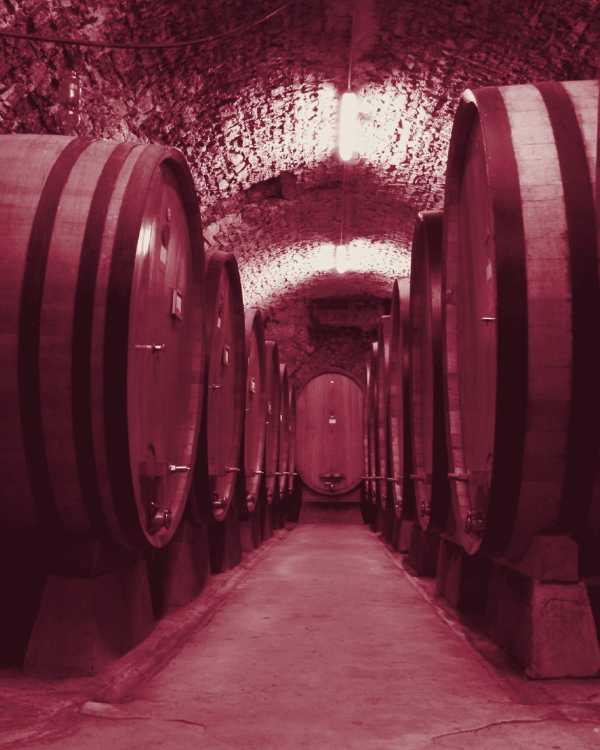
#> input picture assets/img/barricas.jpg, 1200 x 1500 px, given in place of dz6-0556-a-sleek-wine-rack-showcasing.jpg, which was not available (shown at 1/2 size)
$ python fotos.py ../assets/img/barricas.jpg ../assets/img/cafayate.jpg
#> lines starting #> are read from the running program, lines starting #| are printed output that depends on the picture
# Pasa todas las fotos a duotono con el color de la vinoteca (Receta Corrado: misma serie de color).
# Uso: python -I _build/fotos.py [#oscuro] [#claro]   (por defecto, bordó y papel de la demo)
# Para una vinoteca nueva: poner SUS fotos en assets/raw/ con los mismos nombres de destino (o editar MAPA).
import sys
from pathlib import Path
from PIL import Image, ImageOps, ImageEnhance
R = Path(__file__).resolve().parent.parent
DARK = sys.argv[1] if len(sys.argv) > 1 else '#2a0c15'
MID = '#8c2a40'
LIGHT = sys.argv[2] if len(sys.argv) > 2 else '#ece5da'
# destino: (origen, ancho, alto, foco x, foco y)
MAPA = {
 'estante':   ('dz6-0556-a-sleek-wine-rack-showcasing.jpg', 1200, 1500, .55, .5),
 'barricas':  ('large-botti-size-oak-barrels-in-chianti.jpg', 1200, 1500, .5, .5),
 'copa':      ('wine-being-poured-into-a-glass.jpg', 1200, 1500, .42, .5),
 'corchos':   ('wine-corks-in-variety-rostov-on-don.jpg', 1200, 1500, .5, .5),
 'semana':    ('dz6-0556-a-sleek-wine-rack-showcasing.jpg', 1100, 1100, .3, .5),
 'regalo':    ('packaging-a-wine-bottle-with-wood-wool.jpg', 1400, 1050, .5, .5),
 'envio':     ('packaging-fragile-items-for-delivery.jpg', 1000, 1250, .45, .5),
 'calle':     ('recoleta-street-buenos-aires-6479490213.jpg', 1000, 1250, .5, .5),
 'maridaje':  ('la-provoleta-dorada-servida-en-su-punto.jpg', 1400, 1050, .5, .5),
 'caja':      ('wine-corks-in-variety-rostov-on-don.jpg', 1400, 1050, .5, .5),
 'uco':       ('distrito-de-uco-09951.jpg', 900, 900, .5, .5),
 'lujan':     ('cepa-malbec-en-la-plaza-de-lujan.jpg', 900, 900, .5, .45),
 'maipu':     ('vineyard-in-mendoza-argentina.jpg', 900, 900, .5, .5),
 'andes':     ('vineyards-below-the-andes.jpg', 900, 900, .5, .5),
 'cafayate':  ('wine-and-the-mountains-in-cafayate.jpg', 900, 900, .5, .5),
 'colome':    ('en-la-bodega-colome.jpg', 900, 900, .5, .5),
 'espumante': ('bottles-in-riddling-rack.jpg', 900, 900, .35, .5),
 'barrica-sq':('large-botti-size-oak-barrels-in-chianti.jpg', 900, 900, .5, .5),
 'faq':       ('large-botti-size-oak-barrels-in-chianti.jpg', 1050, 1400, .3, .5),
 'faq-sq':    ('packaging-a-wine-bottle-with-wood-wool.jpg', 700, 700, .62, .5),
}
out = R / 'assets' / 'img'; out.mkdir(parents=True, exist_ok=True)
for dst, (src, w, h, fx, fy) in MAPA.items():
    im = Image.open(R / 'assets' / 'raw' / src).convert('L')
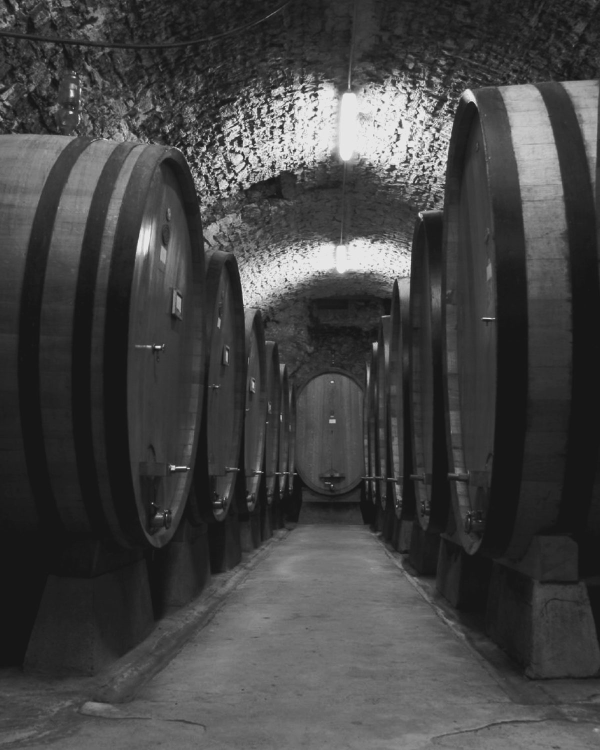
#> im: PIL image 1200x1500 L (shown at 1/2 size); min 14, max 245, mean 68.3
    im = ImageOps.fit(im, (w, h), Image.LANCZOS, centering=(fx, fy))
    im = ImageOps.autocontrast(im, cutoff=1)
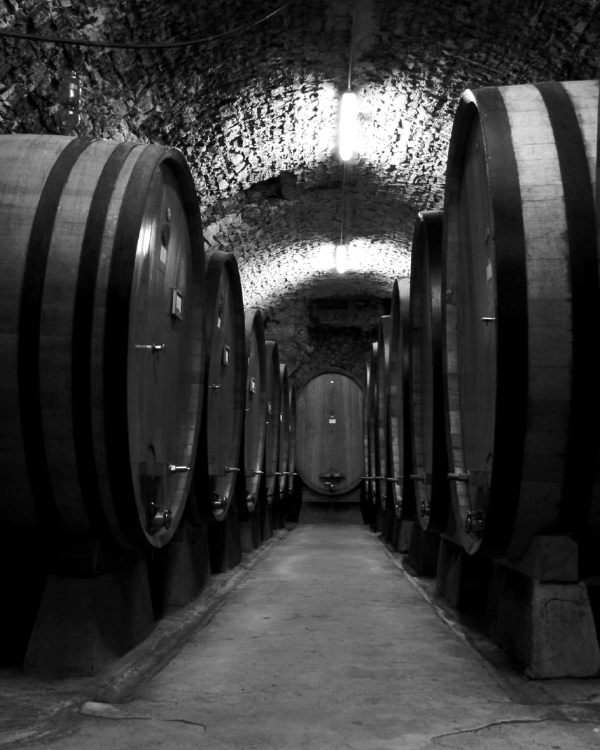
#> im: PIL image 1200x1500 L (shown at 1/2 size); min 0, max 255, mean 56.3
    im = ImageEnhance.Contrast(im).enhance(1.08)
#> (the run stopped early here; a loop or call above may not have finished)

$ run again, on assets/img/cafayate.jpg
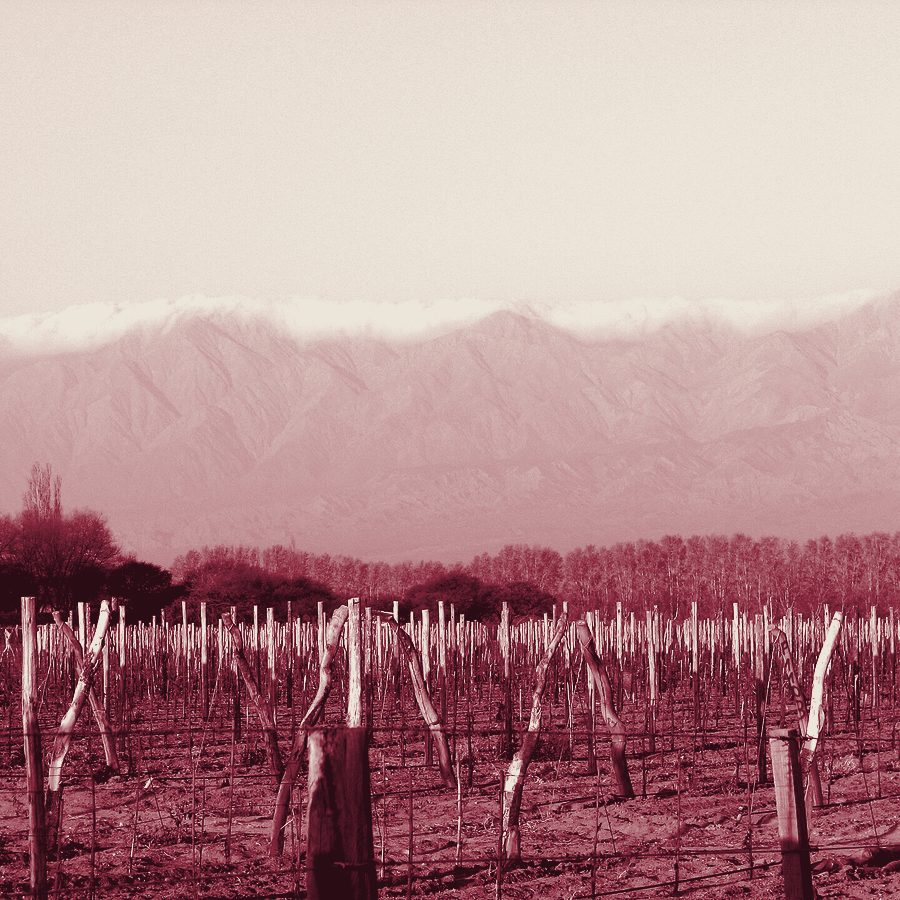
#> input picture assets/img/cafayate.jpg, 900 x 900 px, given in place of dz6-0556-a-sleek-wine-rack-showcasing.jpg, which was not available
#> `im = ImageOps.fit(im, (w, h), Image.LANCZOS, centering=(fx, fy))`:
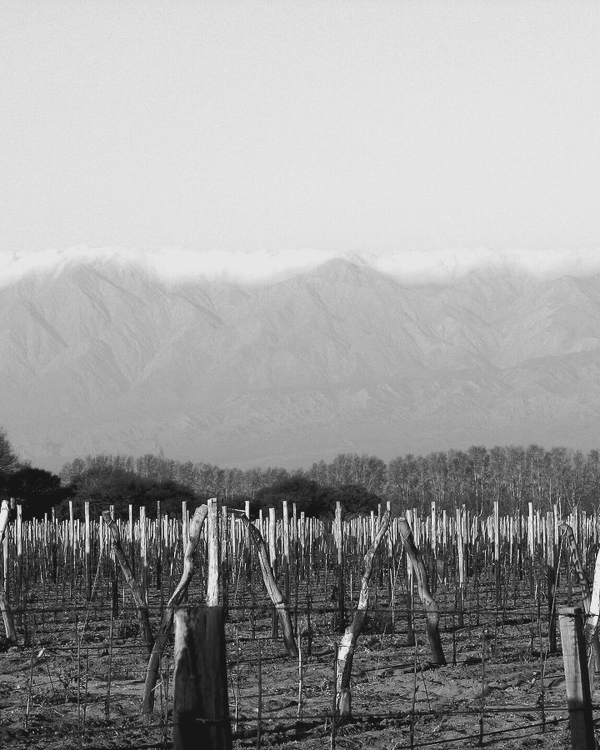
#> im: PIL image 1200x1500 L (shown at 1/2 size); min 0, max 255, mean 156.3
#> `im = ImageOps.autocontrast(im, cutoff=1)`:
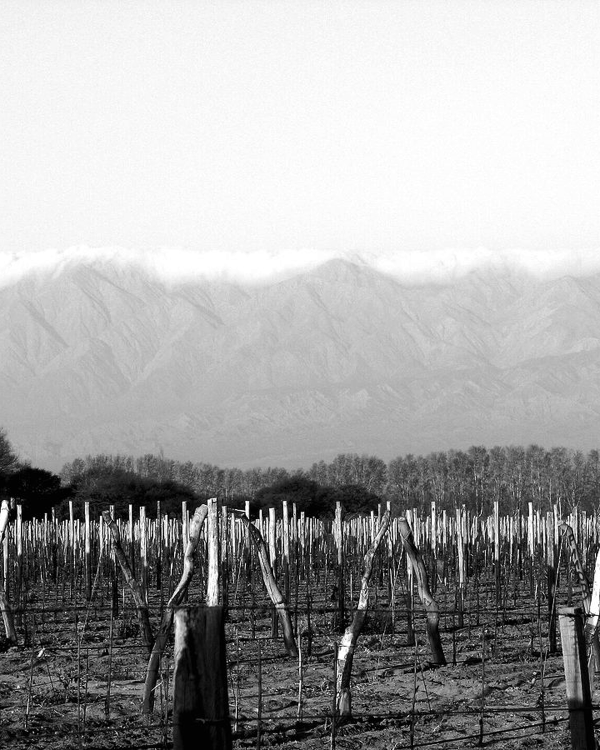
#> im: PIL image 1200x1500 L (shown at 1/2 size); min 0, max 255, mean 165.1
